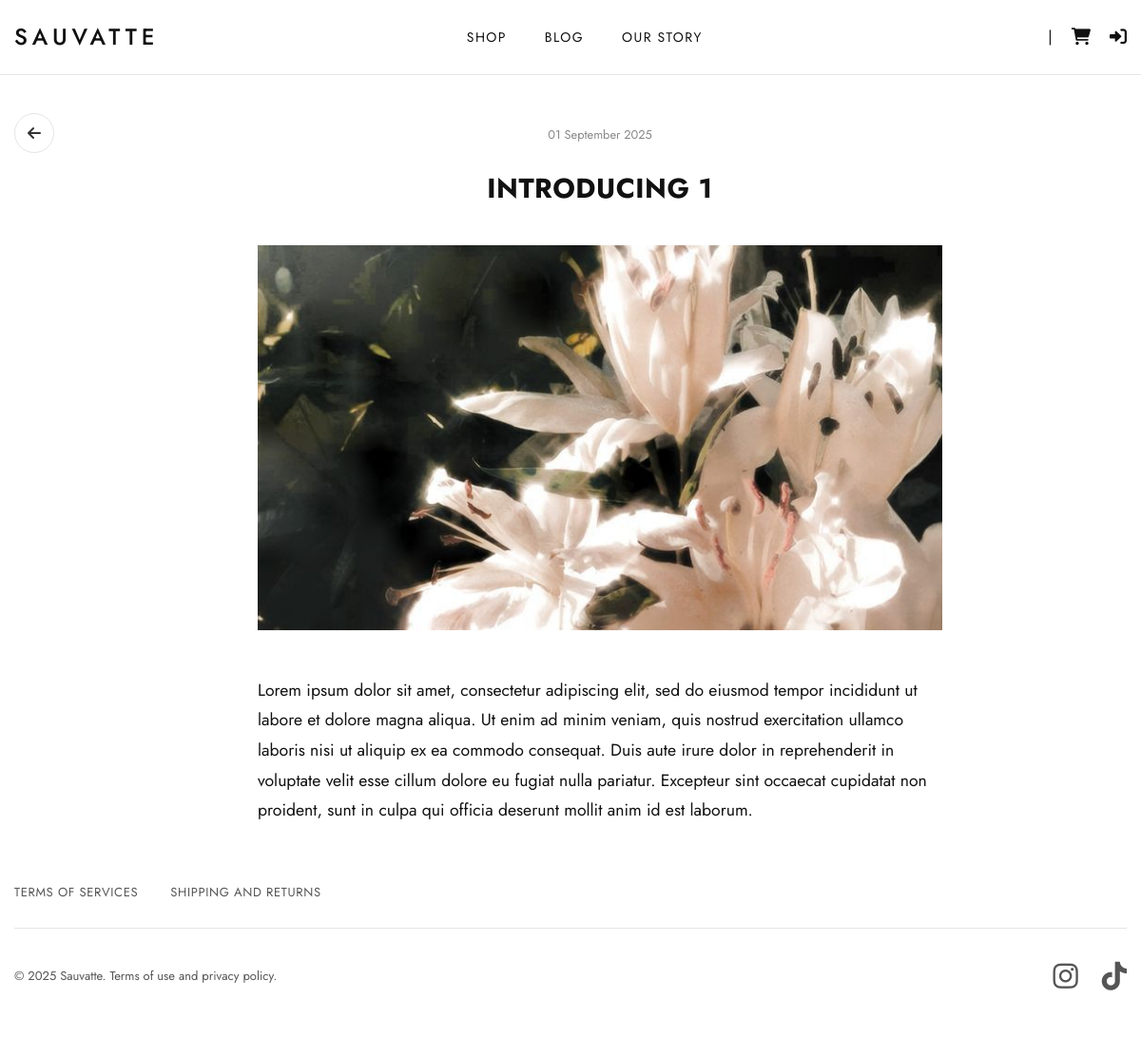
Page /single_post.php?id=6 on the committed database.
### tables this page shows
CREATE TABLE `blog` (
  `id` int(11) NOT NULL,
  `title` varchar(255) NOT NULL,
  `content` mediumtext NOT NULL,
  `image_url` varchar(255) NOT NULL,
  `author_id` int(11) DEFAULT NULL,
  `created_at` timestamp NOT NULL DEFAULT current_timestamp(),
  `is_pinned` tinyint(1) NOT NULL DEFAULT 0
);

### single_post.php (the view, shortened to what this page needs)
<?php
include 'includes/header.php';
require_once 'includes/db_conn.php';
$post_id = intval($_GET['id']);
$stmt = $conn->prepare("SELECT title, content, image_url, created_at FROM blog WHERE id = ?");
$stmt->bind_param("i", $post_id);
$stmt->execute();
$result = $stmt->get_result();
if ($result->num_rows === 1) :
    $post = $result->fetch_assoc();
?>
<div class="container">
    <div class="post-layout-wrapper">
        <a href="javascript:history.back()" class="btn-back" title="Kembali">
            <i class="fas fa-arrow-left"></i>
        </a>
        <div class="single-post-container">
            <p class="post-date">
                <?php echo date('d F Y', strtotime($post['created_at'])); ?>
            </p>
            <h1 class="post-title"><?php echo htmlspecialchars($post['title']); ?></h1>
            <img class="post-image" src="./uploads/<?php echo rawurlencode($post['image_url']); ?>" alt="<?php echo htmlspecialchars($post['title']); ?>">
            <div class="single-post-content">
                <?php echo $post['content']; ?>
            </div>
            </div>
    </div>
</div>
<?php
else :
    echo '<div class="container" style="text-align:center; padding: 50px 0;"><h1>Post tidak ditemukan.</h1><a href="blog.php">Kembali ke Blog</a></div>';
endif;
include 'includes/footer.php';
?>

### assets/css/style.css (style rules this page uses)
body { font-family: 'Jost', sans-serif; color: #111; margin: 0; line-height: 1.6; }
.container { max-width: 1200px; margin-left: auto; margin-right: auto; padding-left: 15px; padding-right: 15px; }
a { text-decoration: none; color: inherit; transition: color 0.3s ease; }
.btn-back { display: inline-flex; align-items: center; justify-content: center; width: 40px; height: 40px; border: 1px solid #e5e5e5; border-radius: 50%; color: #333; text-decoration: none; font-size: 16px; transition: all 0.2s ease; margin-top: 0; margin-bottom: 0; }

### single_post.php (style rules this page uses)
.post-layout-wrapper { display: flex; align-items: flex-start; gap: 20px; margin-top: 40px; }
.btn-back { display: inline-flex; align-items: center; justify-content: center; width: 40px; height: 40px; border: 1px solid #e5e5e5; border-radius: 50%; color: #333; text-decoration: none; font-size: 16px; flex-shrink: 0; transition: all 0.2s ease; }
.single-post-container { flex: 1; max-width: 720px; margin: 0 auto; padding: 0 20px; text-align: center; }
.post-date { font-size: 0.8rem; color: #888; margin-bottom: 25px; }
.post-title { font-size: 1.8rem; text-transform: uppercase; margin-bottom: 40px; line-height: 1.4; letter-spacing: 0.5px; }
.post-image { width: 100%; height: auto; max-height: 70vh; margin-bottom: 40px; border-radius: 0; }
.single-post-content { line-height: 1.8; font-size: 1.1rem; text-align: left; }

### rows in the picture
blog: created_at "01 September 2025", title "INTRODUCING 1", image_url (picture), content "Lorem ipsum dolor sit amet, consectetur adipiscing elit, sed do eiusmod tempor incididunt ut labore et dolore magna aliqua. Ut enim ad minim veniam, quis nostrud exercitation ullamco laboris nisi ut aliquip ex ea commodo consequat. Duis aute irure dolor in reprehenderit in voluptate velit esse cillum dolore eu fugiat nulla pariatur. Excepteur sint occaecat cupidatat non proident, sunt in culpa qui officia deserunt mollit anim id est laborum."
